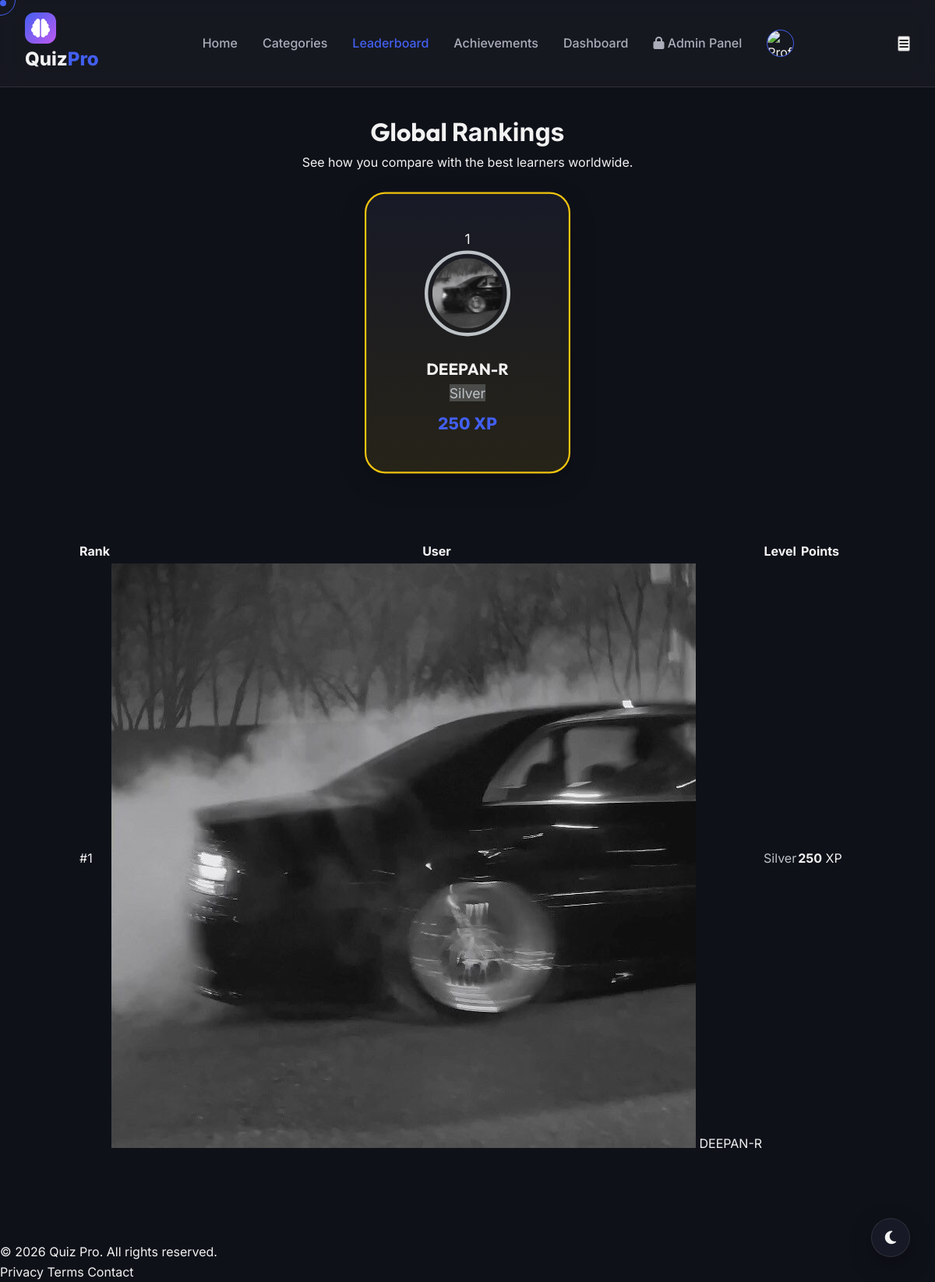
The app's page /leaderboard/ (signed in) with its own data.
### users/models.py (models this page shows, shortened)
class User(AbstractUser):
    ROLE_CHOICES = (
        ('admin', 'Admin'),
        ('user', 'User'),
    )
    role = models.CharField(max_length=10, choices=ROLE_CHOICES, default='user')
    email_verified = models.BooleanField(default=False)
    is_2fa_enabled = models.BooleanField(default=False)
    failed_login_attempts = models.IntegerField(default=0)
    last_login_attempt = models.DateTimeField(null=True, blank=True)
    is_locked = models.BooleanField(default=False)

class Profile(models.Model):
    user = models.OneToOneField(User, on_delete=models.CASCADE, related_name='profile')
    avatar = models.ImageField(upload_to='avatars/', null=True, blank=True)
    bio = models.TextField(max_length=500, blank=True)
    points = models.IntegerField(default=0)
    @property
    def get_rank(self):
        if self.points >= 5000: return 'Legend'
        if self.points >= 2500: return 'Diamond'
        if self.points >= 1000: return 'Platinum'
        if self.points >= 500: return 'Gold'
        if self.points >= 200: return 'Silver'
        if self.points >= 100: return 'Bronze'
        return 'Beginner'
    @property
    def rank_color(self):
        colors = {
            'Legend': '#ff3e3e', 'Diamond': '#3498db', 'Platinum': '#1abc9c',
            'Gold': '#f1c40f', 'Silver': '#bdc3c7', 'Bronze': '#cd7f32', 'Beginner': '#95a5a6'
        }
        return colors.get(self.get_rank, '#95a5a6')
    streak = models.IntegerField(default=0)
    last_quiz_date = models.DateField(null=True, blank=True)
    language_preference = models.CharField(max_length=10, default='en', choices=(('en', 'English'), ('ta', 'Tamil')))

### core/views.py (the view)
# urls.py: path('leaderboard/', views.leaderboard, name='leaderboard'),
def leaderboard(request):
    top_users = User.objects.filter(profile__isnull=False).order_by('-profile__points')[:10]
    user_rank = None
    if request.user.is_authenticated:
        all_ranks = User.objects.filter(profile__isnull=False).order_by('-profile__points')
        for i, u in enumerate(all_ranks):
            if u == request.user:
                user_rank = i + 1
                break
    return render(request, 'core/leaderboard.html', {
        'top_users': top_users,
        'user_rank': user_rank
    })

### templates/core/leaderboard.html (shortened to what this page needs)
{% extends 'base.html' %}
{% load static %}
{% block content %}
<div class="leaderboard-container">
    <div class="leaderboard-header">
        <h1>Global <span>Rankings</span></h1>
        <p>See how you compare with the best learners worldwide.</p>
    </div>
    <div class="top-three">
        {% if top_users %}
        {% for u in top_users %}
        {% if forloop.counter <= 3 %} <div class="rank-card rank-{{ forloop.counter }}"
            style="order: {% if forloop.counter == 1 %}2{% elif forloop.counter == 2 %}1{% else %}3{% endif %};">
            <div class="rank-badge">{{ forloop.counter }}</div>
            <div class="avatar-container" style="border-color: {{ u.profile.rank_color }}">
                <img src="{% if u.profile.avatar %}{{ u.profile.avatar.url }}{% else %}{% static 'images/default-avatar.png' %}{% endif %}"
                    alt="{{ u.username }}">
            </div>
            <h3>{{ u.username }}</h3>
            <span class="badge" style="background: {{ u.profile.rank_color }}44; color: {{ u.profile.rank_color }}">
                {{ u.profile.get_rank }}
            </span>
            <p class="points">{{ u.profile.points }} XP</p>
    </div>
    {% endif %}
    {% endfor %}
    {% else %}
    <div class="no-data-msg">
        <i class="fas fa-users-slash"></i>
        <p>No rankings yet. Be the first to take a quiz!</p>
        <a href="{% url 'category_list' %}" class="btn btn-primary mt-3">Start Now</a>
    </div>
    {% endif %}
</div>
<div class="leaderboard-list">
    {% if top_users %}
    <table class="rank-table">
        <thead>
            <tr>
                <th>Rank</th>
                <th>User</th>
                <th>Level</th>
                <th>Points</th>
            </tr>
        </thead>
        <tbody>
            {% for u in top_users %}
            <tr {% if u == request.user %}class="current-user" {% endif %}>
                <td>#{{ forloop.counter }}</td>
                <td class="user-cell">
                    <img src="{% if u.profile.avatar %}{{ u.profile.avatar.url }}{% else %}{% static 'images/default-avatar.png' %}{% endif %}"
                        alt="">
                    <span>{{ u.username }}</span>
                </td>
                <td><span class="rank-text" style="color: {{ u.profile.rank_color }}">{{ u.profile.get_rank }}</span>
                </td>
                <td><strong>{{ u.profile.points }}</strong> XP</td>
            </tr>
            {% endfor %}
        </tbody>
    </table>
    {% endif %}
</div>
</div>
{% endblock %}

### static/css/style.css (style rules this page uses)
:root { --primary-h: 230; --primary-s: 85%; --primary-l: 60%; --primary: hsl(var(--primary-h), var(--primary-s), var(--primary-l)); --primary-dark: hsl(var(--primary-h), var(--primary-s), 45%); --primary-light: hsl(var(--primary-h), var(--primary-s), 75%); --accent: hsl(280, 85%, 65%); --bg-dark: hsl(230, 25%, 8%); --bg-card: hsl(230, 25%, 12%); --bg-card-hover: hsl(230, 25%, 16%); --text-main: hsl(0, 0%, 95%); --text-muted: hsl(230, 10%, 70%); --border: hsl(230, 20%, 20%); --glass: rgba(255, 255, 255, 0.03); --glass-border: rgba(255, 255, 255, 0.1); --shadow-sm: 0 2px 4px rgba(0, 0, 0, 0.1); --shadow-md: 0 4px 12px rgba(0, 0, 0, 0.2); --shadow-lg: 0 10px 30px rgba(0, 0, 0, 0.3); --radius-sm: 8px; --radius-md: 14px; --radius-lg: 24px; --transition: all 0.3s cubic-bezier(0.4, 0, 0.2, 1); }
* { margin: 0; padding: 0; box-sizing: border-box; font-family: 'Inter', sans-serif; }
body { background-color: var(--bg-dark); color: var(--text-main); line-height: 1.6; overflow-x: hidden; transition: var(--transition); }
h1, h2, h3, h4, h5, h6 { font-family: 'Outfit', sans-serif; font-weight: 700; }
body { cursor: none; }

### templates/core/leaderboard.html (style rules this page uses)
.leaderboard-container { max-width: 1000px; margin: 0 auto; padding-bottom: 5rem; }
.leaderboard-header { text-align: center; margin-bottom: 4rem; }
.top-three { display: flex; justify-content: center; align-items: flex-end; gap: 2rem; margin-bottom: 5rem; }
.rank-card { background: var(--bg-card); border: 2px solid var(--glass-border); padding: 2.5rem 1.5rem; border-radius: var(--radius-lg); text-align: center; width: 240px; position: relative; transition: all 0.4s cubic-bezier(0.175, 0.885, 0.32, 1.275); box-shadow: 0 10px 30px rgba(0, 0, 0, 0.2); }
.rank-1 { transform: scale(1.1) translateY(-20px); border-color: #f1c40f; z-index: 2; background: linear-gradient(to bottom, var(--bg-card), rgba(241, 196, 15, 0.1)); }
.avatar-container { width: 100px; height: 100px; margin: 0 auto 1.5rem; border-radius: 50%; border: 4px solid; padding: 5px; position: relative; }
.avatar-container img { width: 100%; height: 100%; border-radius: 50%; object-fit: cover; }
.points { font-weight: 800; font-size: 1.2rem; margin-top: 0.5rem; color: var(--primary); }

### records on screen
User: avatar (picture), username "DEEPAN-R", profile.get_rank "Silver", profile.points "250"
